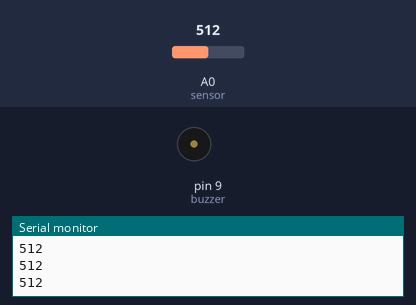
Recording of a sketch running on a simulated Arduino Uno, built with avr-gcc and run on an emulated ATmega328P. Shown: buzzer (waves = sounding), the last lines printed to the serial monitor. The inputs (shaded band) are chosen by the test bench; at power-on: A0 (sensor) = 512.

Above: at 1.3 s.
1.4 s: A0 (sensor) set to 492
At 1.9 s:
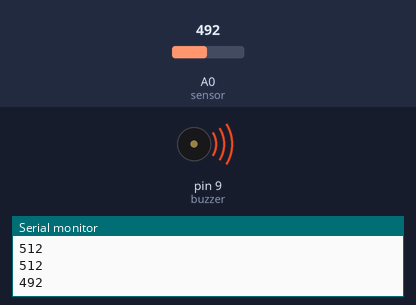
3.0 s: A0 (sensor) set to 510
At 4.3 s:
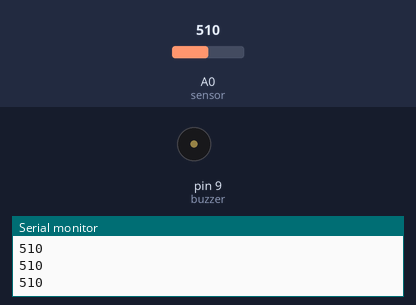
Timing chart, 0 to 6.0 s (numbered marks = the images above; inputs shaded):
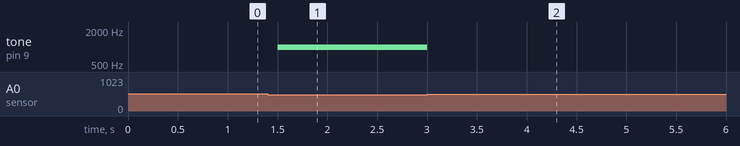

The sketch:

arduino-soil-moisture.ino
```cpp
#define sensor A0
#define buzzer 9

int moisture = 0;

void setup()
{
  pinMode(sensor, INPUT);
  pinMode(buzzer, OUTPUT);
  Serial.begin(9600);
}

void loop()
{
  moisture = analogRead(sensor);
  Serial.println(moisture);
  if(moisture<500) tone(buzzer, 1000);
  else noTone(buzzer);
  delay(500);
}
```

Measured:
- the behaviour switches between 500 and 499 on A0 (sensor) (found by bisection; images 0 and 1)
- after the input at 1.4 s, tone on pin 9 (buzzer): silent → 1000 Hz after 0.10 s
- after the input at 3.0 s, tone on pin 9 (buzzer): 1000 Hz → silent at once
